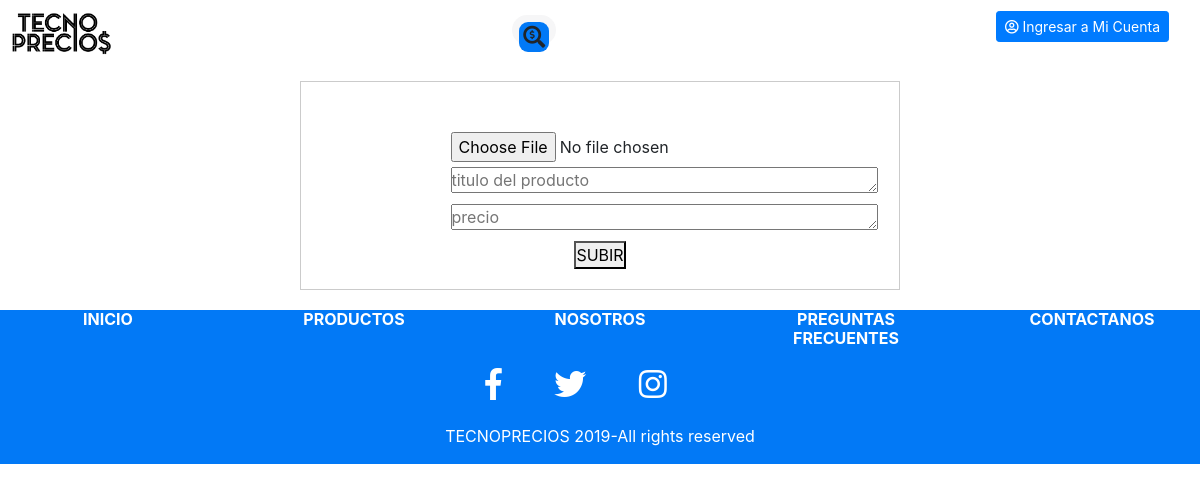
The page /subirproductos.php on the database as committed earlier.
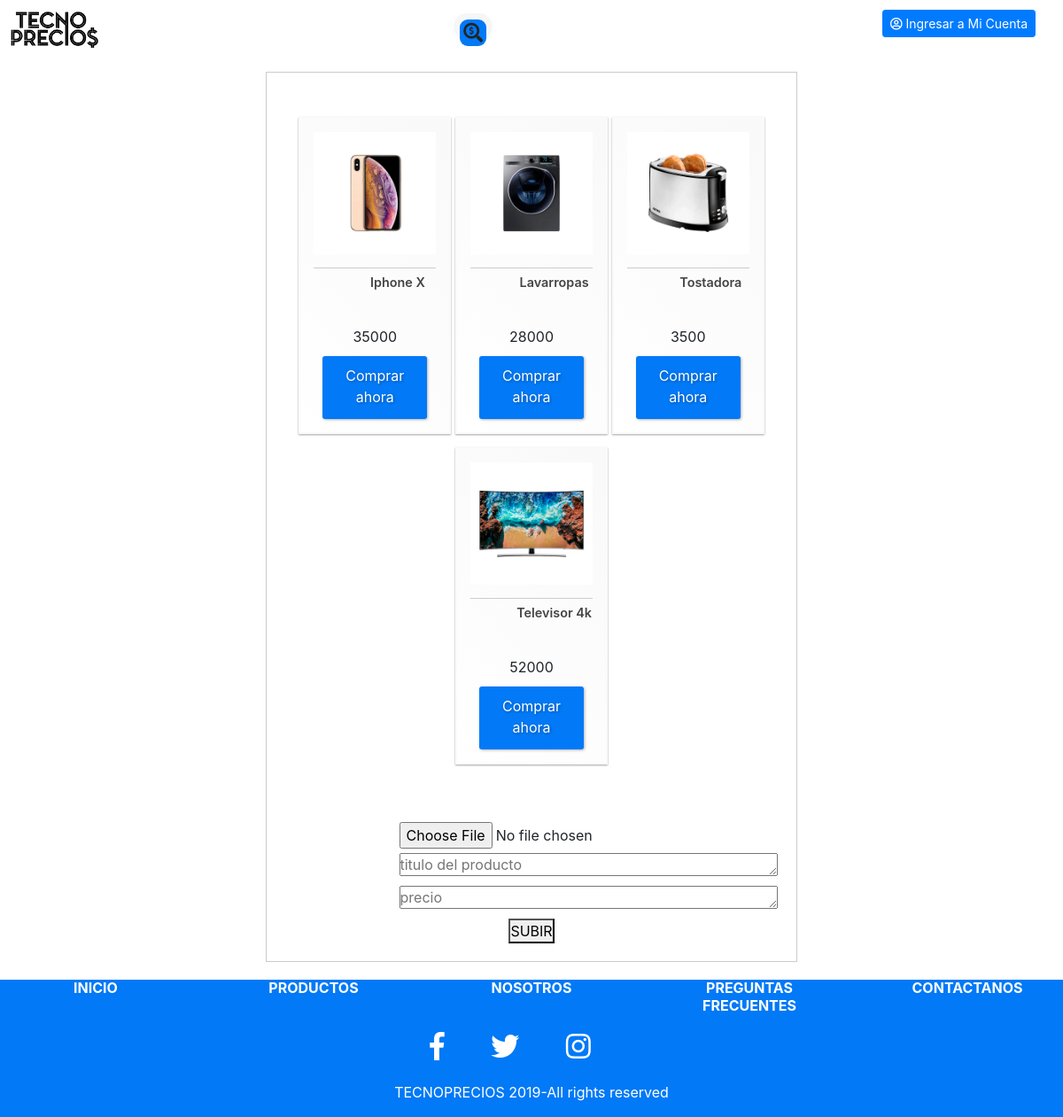
The same page on the database as committed later.
### tables this page shows
CREATE TABLE `products` (
  `id` int(11) NOT NULL AUTO_INCREMENT,
  `image` varchar(100) NOT NULL,
  `title` varchar(100) NOT NULL,
  `price` varchar(100) NOT NULL,
  PRIMARY KEY (`id`)
);

### subirproductos.php (the view, shortened to what this page needs)
<?php
require_once("autoload.php");
include_once('head.php');
if (isset($_SESSION["email"])){
    include_once('searchbar5.php');
}else{
    include_once('serchbar.php');
}
	$sql= "SELECT *  FROM products";
	$consulta = $pdo->query($sql);
	$producto = $consulta->fetchAll(PDO::FETCH_ASSOC);
	 ?>
<!doctype html>
<html lang="es">
<head>
<link rel="stylesheet" href="css/styles_subirproductos.css" />
</head>
<body>
<div id="content">
<div class="container-fluid p-0">
<section class= "productos" id="wrap">
<div id="columns" class="columns_4">
<?php foreach ($producto as $key => $value)  :?>
<figure>
          <img src="<?="img/products".$value["image"]?>">
          <figcaption><?=$value["title"]?></figcaption>
          <span class="price"><?=$value["price"]?></span>
          <a class="button" href="#">Comprar ahora</a>
        </figure>
        <?php endforeach ?>
</div>
</section>
</div>
  <form method="POST" action="subirproductos.php" enctype="multipart/form-data">
  	<div>
  	  <input type="file" name="image">
  	</div>
  	<div>
      <textarea
      	id="text"
      	cols="40"
      	rows="1"
      	name="title"
      	placeholder="titulo del producto"></textarea>
  	</div>
		<div>
      <textarea
      	id="text"
      	cols="40"
      	rows="1"
      	name="price"
      	placeholder="precio"></textarea>
  	</div>
  	<div>
  		<button type="submit" name="upload">SUBIR</button>
  	</div>
  </form>
</div>
</body>
</html>
<?php
include_once('footer.php');
?>

### head.php (shortened to what this page needs)
<!DOCTYPE html>
<html lang="es" dir="ltr">
  <head>
    <link rel="stylesheet" href="https://stackpath.bootstrapcdn.com/bootstrap/4.3.1/css/bootstrap.min.css">
    <link rel="stylesheet" href="https://use.fontawesome.com/releases/v5.3.1/css/all.css">
    <link rel="stylesheet" href="css/css.css">

### serchbar.php (shortened to what this page needs)
<div class="container-fluid p-0">
  <div id="arriba">
    <img class="imagen_logo" src="img/Logo.png" alt=""> </span>
    <div class="buscar-caja">
      <a class="buscar-btn">
        <i class="fas fa-search-dollar"></i>
      </a>
    </div>
    <ul class="log_in">
      <li class="d-flex">
        <a href="registro-o-login.php" target="_blank" class="formato btn btn-primary btn-sm ml-auto micuenta"><i class="far fa-user-circle"></i> Ingresar a Mi Cuenta</a>
      </li>
    </ul>
  </div>
</div>
<?php include_once('script.php'); ?>

### script.php (shortened to what this page needs)
  </body>
</html>

### footer.php (shortened to what this page needs)
<footer class="page-footer font-small indigo">
  <div class="row d-flex text-center justify-content-center mb-md-0 mb-4" id="footerLinks">
    <div class="col-md-2 mb-3">
      <h6 class="text-uppercase font-weight-bold">
        <a href="index.php">INICIO</a>
      </h6>
    </div>
    <div class="col-md-2 mb-3">
      <h6 class="text-uppercase font-weight-bold">
        <a href="#!">PRODUCTOS</a>
      </h6>
    </div>
    <div class="col-md-2 mb-3">
      <h6 class="text-uppercase font-weight-bold">
        <a href="#!">NOSOTROS</a>
      </h6>
    </div>
    <div class="col-md-2 mb-3">
      <h6 class="text-uppercase font-weight-bold">
        <a href="faq.php">Preguntas Frecuentes</a>
      </h6>
    </div>
    <div class="col-md-2 mb-3">
      <h6 class="text-uppercase font-weight-bold">
        <a href="#!">CONTACTANOS</a>
      </h6>
    </div>
  </div>
  <div class="row d-flex text-center justify-content-center mb-md-0 mb-4" id="footerIconos">
      <div >
        <div class="col-md-12 ">
          <div class="mb-4 flex-center">
            <a class="fb-ic-footer" href="https://facebook.com" target="_blank" >
              <i class="fab fa-facebook-f fa-lg mr-md-5 mr-3 fa-2x"> </i>
            </a>
            <a class="tw-ic-footer" href="https://twitter.com" target="_blank">
              <i class="fab fa-twitter fa-lg mr-md-5 mr-3 fa-2x"> </i>
            </a>
            <a class="ins-ic-footer" href="https://instagram.com"target="_blank">
              <i class="fab fa-instagram fa-lg mr-md-5 mr-3 fa-2x"> </i>
            </a>
          </div>
        </div>
      </div>
    </div>
    <div class="row d-flex text-center justify-content-center mb-md-0 mb-4" id="footerAll">
      <p> TECNOPRECIOS 2019-All rights reserved</p>
    </div>
</footer>

### css/styles_subirproductos.css (style rules this page uses)
#content { width: 50%; margin: 20px auto; border: 1px solid #cbcbcb; }
form { width: 50%; margin: 20px auto; }
form div { margin-top: 5px; }
#wrap { width: 90%; max-width: 1100px; margin: 50px auto; }
.columns_4 figure { width:32%; margin-right:1%; }
.columns_4 figure:nth-child(4) { margin-right: 0; }
div#columns figure { display: inline-block; background: #FEFEFE; border: 2px solid #FAFAFA; box-shadow: 0 1px 2px rgba(34, 25, 25, 0.4); margin: 0 0px 15px; -webkit-column-break-inside: avoid; -moz-column-break-inside: avoid; padding: 15px; padding-bottom: 5px; background: -webkit-linear-gradient(45deg, #FFF, #F9F9F9); opacity: 1; -webkit-transition: all .3s ease; -moz-transition: all .3s ease; -o-transition: all .3s ease; transition: all .3s ease; }
div#columns figure img { width: 100%; border-bottom: 1px solid #ccc; padding-bottom: 15px; margin-bottom: 5px; }
div#columns figure figcaption { font-size: .9rem; color: #444; line-height: 1.5; margin-left: 37%; height:60px; font-weight:600; text-overflow:ellipsis; }
a.button { padding:10px; background:#0279f6; margin:10px; display:block; text-align:center; color:#fff; transition:all 1s linear; text-decoration:none; text-shadow:1px 1px 3px rgba(0,0,0,0.3); border-radius:3px; border-bottom:3px solid #0279f6; box-shadow:1px 1px 3px rgba(0,0,0,0.3); }

### css/serchbar.css (style rules this page uses)
.imagen_logo { margin-left: 0; }
.log_in { margin-right: 3%; margin-top: 0.5%; }
#arriba { width: 100%; margin: 5px; padding: 0; height: 7vh; overflow: hidden; display: flex; justify-content: space-between; width: 100%; }
.imagen_logo { height:100% ; }
.buscar-caja { display: flex; align-self: center; margin-top: 2%; transform: translate(-50%, -50%); background: #f6f6f7; height: 30px; border-radius: 30px; padding: 7px; }
.buscar-btn { color: #0279f6; float: right; width: 30px; height: 30px; border-radius: 30%; background: #0279f6; display: flex; justify-content: center; align-items: center; transition: 0.4s; color: white; cursor: pointer; }
.buscar-btn > i { font-size: 25px; }
@media screen and  (max-width: 1200px) { .buscar-btn > i { font-size: 22px; } }

### css/master.css (style rules this page uses)
* { box-sizing: border-box; padding: 0; margin: 0 auto; }
#footerIconos, #footerAll, #footerLinks { background-color:#0279f6; color: #fff; }
#footerLinks div h6 a { color : #fff; }
footer { background-color: #0279f6; display: block; width: 100%; text-align: center; height: 120px; }

### css/productospaginainicial.css (style rules this page uses)
#wrap { width: 90%; max-width: 1100px; margin: 50px auto; }
.columns_4 figure { width:32%; margin-right:1%; }
.columns_4 figure:nth-child(4) { margin-right: 0; }
div#columns figure { display: inline-block; background: #FEFEFE; border: 2px solid #FAFAFA; box-shadow: 0 1px 2px rgba(34, 25, 25, 0.4); margin: 0 0px 15px; -webkit-column-break-inside: avoid; -moz-column-break-inside: avoid; padding: 15px; padding-bottom: 5px; background: -webkit-linear-gradient(45deg, #FFF, #F9F9F9); opacity: 1; -webkit-transition: all .3s ease; -moz-transition: all .3s ease; -o-transition: all .3s ease; transition: all .3s ease; }
div#columns figure img { width: 100%; border-bottom: 1px solid #ccc; padding-bottom: 15px; margin-bottom: 5px; }
div#columns figure figcaption { font-size: .9rem; color: #444; line-height: 1.5; margin-left: 37%; height:60px; font-weight:600; text-overflow:ellipsis; }
a.button { padding:10px; background:#0279f6; margin:10px; display:block; text-align:center; color:#fff; transition:all 1s linear; text-decoration:none; text-shadow:1px 1px 3px rgba(0,0,0,0.3); border-radius:3px; border-bottom:3px solid #0279f6; box-shadow:1px 1px 3px rgba(0,0,0,0.3); }

### css/registro-o-login.css (style rules this page uses)
body { text-align: center; }

### css/registro.css (style rules this page uses)
body { text-align: center; }

### css/login.css (style rules this page uses)
body { text-align: center; }

### css/recuperarpassword.css (style rules this page uses)
body { text-align: center; }

### css/nuevacontrasenia.css (style rules this page uses)
body { text-align: center; }

### css/footer.css (style rules this page uses)
#footerIconos, #footerAll, #footerLinks { background-color:#0279f6; color: #fff; }
#footerLinks div h6 a { color : #fff; }
.ins-ic-footer > i, .fb-ic-footer > i, .tw-ic-footer > i { color: white!important; }

Rows that differ between the two databases and show on the page:
added products: image (picture), title "Iphone X", price "35000"
added products: image (picture), title "Lavarropas", price "28000"
added products: image (picture), title "Tostadora", price "3500"
added products: image (picture), title "Televisor 4k", price "52000"
